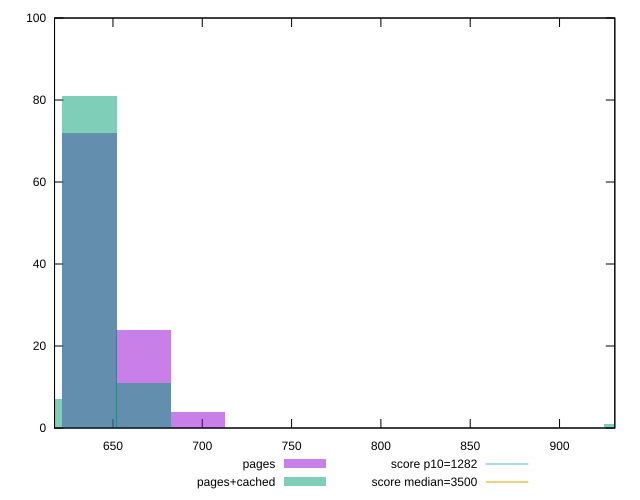

Recreate this plot in gnuplot.
reset

$pages <<EOF
636.8235384604145 72
667.1484688632914 24
697.4733992661684 4
EOF

$pagesCached <<EOF
940.0728424891834 1
667.1484688632914 11
636.8235384604145 81
606.4986080575377 7
EOF

set key outside below
set boxwidth 30.324930402876884
set xrange [617.2920000000004:930.9479999999994]
set yrange [0:100]
set trange [0:100]
set style fill transparent solid 0.5 noborder

set parametric
set terminal svg size 640, 500 enhanced background rgb 'white'
set output "report_00018_2021-02-10T15-25-16.877Z/bootup-time/comparison/histogram/0_vs_1.svg"

plot $pages title "pages" with boxes, \
     $pagesCached title "pages+cached" with boxes, \
     1282,t title "score p10=1282", \
     3500,t title "score median=3500"

reset
